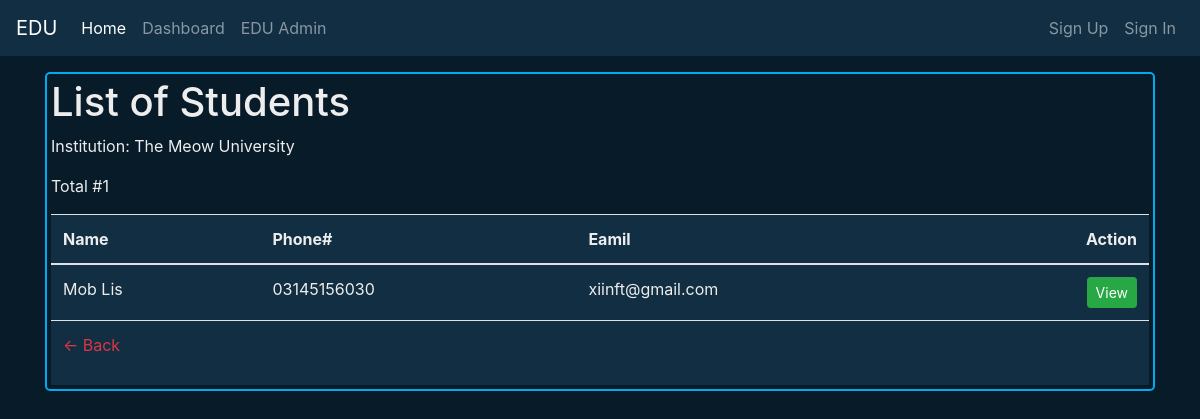
Page /edu/The_Meow_University6b5c9/st/students-list/ on the committed database.
### edu/models.py (models this page shows, shortened)
class xEduInstitution(models.Model):
    OwnerOfX = models.OneToOneField(User, on_delete=models.CASCADE)
    name = models.CharField(max_length=150)
    typeOfInstitution = models.ForeignKey(InstitutionType, on_delete=models.CASCADE)
    uuid = models.UUIDField(default=uuid.uuid4,editable=False)
    email = models.EmailField()
    country = CountryField()
    phone = models.CharField(max_length=20)
    address = models.CharField(max_length=255)
    picture = models.ImageField(upload_to=upload_path, blank=True)
    registration_date = models.DateField(default=timezone.now , editable=False)
    pk_key = models.CharField( unique=True, max_length=255)
    active = models.BooleanField(default=True)

### edu_members/models.py (models this page shows, shortened)
class eduStudents(models.Model):
    edu = models.ForeignKey(xEduInstitution , on_delete=models.CASCADE)
    user = models.OneToOneField(User, on_delete=models.CASCADE)
    dataForm = models.ForeignKey(studentAdmitForm, on_delete=models.CASCADE)
    uuid = models.UUIDField(default=uuid.uuid4, editable=False)
    eduID = models.CharField(max_length=50,null=True,blank=True)
    joinedAt = models.DateField(default=timezone.now,editable=False)
    disable = models.BooleanField(default=False)
    ex_Student = models.BooleanField(default=False)
    equiet = models.BooleanField(default=False)
    suspend = models.BooleanField(default=False)

### gen_user/models.py (models this page shows, shortened)
class GenUser(AbstractBaseUser, PermissionsMixin):
    user = models.OneToOneField(User, null=True, blank=True, on_delete=models.CASCADE)
    first_name = models.CharField(max_length=30)
    last_name = models.CharField(max_length=30,null=True, blank=True,)
    username = models.CharField(max_length=150, unique=True)
    password = models.CharField(max_length=128)
    father_name = models.CharField(max_length=255)
    PhoneNumber = models.CharField(blank=True,null=True,max_length=30)
    email = models.EmailField(max_length=255, unique=True)
    picture = models.ImageField(upload_to=upload_path, blank=True)
    uuid = models.UUIDField(default=uuid.uuid4, editable=False)
    cnic = models.CharField(max_length=15,unique=True)
    DOB = models.DateField()
    country = CountryField()
    sex = models.CharField(max_length=10,choices=(('male', 'Male'), ('female', 'Female'), ('other', 'Other')))
    join_date = models.DateTimeField(default=timezone.now , editable=False)
    pk_key = models.CharField(max_length=255, unique=True)
    email_verification_token = models.CharField(max_length=255, null=True, blank=True)
    emailConformation = models.BooleanField(default=False)
    PhoneNumberConformation = models.BooleanField(default=False)
    PaidMember = models.BooleanField(default=False)
    is_active = models.BooleanField(default=True)
    is_staff = models.BooleanField(default=False)
    USERNAME_FIELD = 'username'
    REQUIRED_FIELDS = ['username']
    objects = UserManager()
    groups = models.ManyToManyField(
        'auth.Group', related_name='custom_users', blank=True)
    user_permissions = models.ManyToManyField(
        'auth.Permission', related_name='custom_users', blank=True)

### edu_members/views.py (the view)
# urls.py: path('st/students-list/',ListOfEduStudents.as_view(),name="studentsList"),
class ListOfEduStudents(ListView):
    model = eduStudents
    template_name = "members/studentslist.html"
    context_object_name = 'allstudents'
    def get(self,request,pk_key):
        edu = get_object_or_404(xEduInstitution,pk_key=pk_key)
        listOfStudents = eduStudents.objects.filter(edu=edu)
        numOfStudents = listOfStudents.count()
        contx = {
            'edu':edu,
            self.context_object_name:listOfStudents,
            'countstudent':numOfStudents,
        }
        return render(request,self.template_name,contx)

### templates/members/studentslist.html (shortened to what this page needs)
{% extends 'base.html' %}
{% block contx %}
<div class="txt-clr cs-card">
    <h1>List of Students</h1>
    <p>Institution: {{edu.name}}</p>
    <p>Total #{{countstudent}}</p>
    <div class="table-responsive  bg-snd">
        <table class="table txt-clr">
            <thead>
                <tr>
                    <th>Name</th>
                    <th>Phone#</th>
                    <th>Eamil</th>
                    <th>
                        <span class="float-right">Action</span>
                    </th>
                </tr>
            </thead>
            <tbody>
                {% for stuent in allstudents.all %}
                    <tr>
                        <td>
                            {% if stuent.user.get_full_name %}
                            {{stuent.user.get_full_name}}
                            {% else %}
                            {{ stuent }}
                            {% endif %}
                        </td>
                        <td>{{ stuent.user.genuser.PhoneNumber }}</td>
                        <td>{{ stuent.user.genuser.email }}</td>
                        <td>
                            <a class="btn btn-success btn-sm float-right" href="{% url 'eduStudentP' edu.pk_key stuent.eduID %}"><span>View</span></a>
                        </td>
                    </tr>
                    {% empty %}
                    <tr>
                        <td colspan="6">No Student found.</td>
                    </tr>
                {% endfor %}
                <tr>
                    <td colspan="6">
                        <a class="text-danger float-left" href="{% url 'eduAdmin' edu.pk_key  %}"> &larr; Back</a>
                    </td>
                </tr>
            </tbody>
        </table>
    </div>
</div>
{% endblock contx %}

### static/css/main.css (style rules this page uses)
:root { --bg-color:#081b29; --second-bg-color:#112e42; --text-color:#ededed; --main-color:#00abf0; }
html { overflow-x:hidden ; }
body { background-color: var(--bg-color) !important ; }
.bg-fst { background-color:var(--bg-color) !important; }
.bg-snd { background-color:var(--second-bg-color) !important; }
.txt-clr { color: var(--text-color) !important; }
.cs-card { background-color: var(--bg-color) !important; color: var(--text-color) !important; border: 2px solid var(--main-color) !important; border-radius: 5px !important; min-height: 45px; padding: 4px; }

### rows in the picture
xEduInstitution: name "The Meow University"
eduStudents: user.get_full_name "Mob Lis", user.genuser.PhoneNumber "03145156030", user.genuser.email "xiinft@gmail.com"

### other values in the picture
{{ countstudent }} "1"
